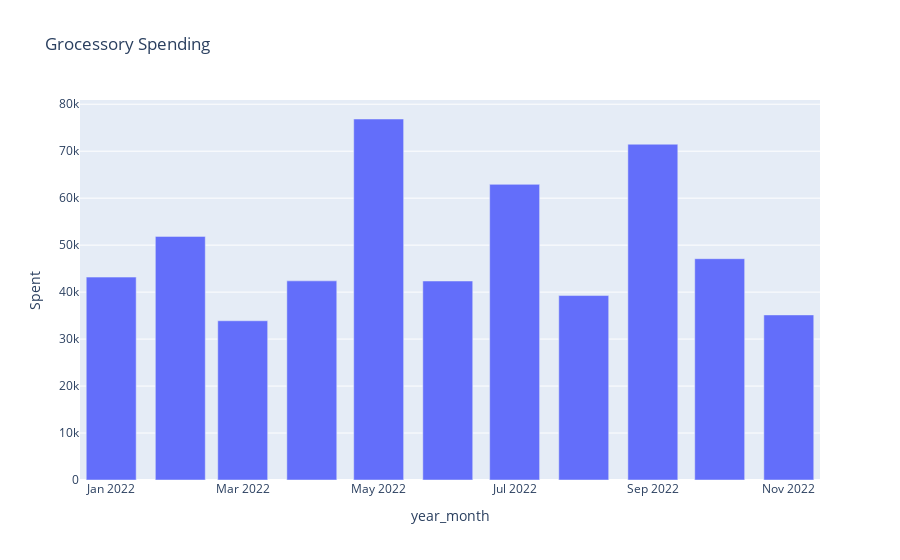

Notebook cell for this chart:
### Code cell
#convert pyspark DF to PandasDF(pdf) and then plot
pdf = grocesseries.toPandas()

import plotly                             #### You need to have pandas installed
import plotly.express as px               #to create interactive charts
import plotly.graph_objects as go

px.bar(pdf,x="year_month",y=pdf["Spent"],title="Grocessory Spending").show()

### Figure 1 — Plotly figure (JSON) as saved in the notebook; plotly's stock layout.template omitted (floating-point values rounded to 4 significant figures)
{"data": [{"alignmentgroup": "True", "hovertemplate": "year_month=%{x}<br>Spent=%{y}<extra></extra>", "legendgroup": "", "marker": {"color": "#636efa", "pattern": {"shape": ""}}, "name": "", "offsetgroup": "", "orientation": "v", "showlegend": false, "textposition": "auto", "type": "bar", "x": ["2022-01", "2022-02", "2022-03", "2022-04", "2022-05", "2022-06", "2022-07", "2022-08", "2022-09", "2022-10", "2022-11"], "xaxis": "x", "y": [43190, 51864, 33898, 42393, 76852, 42362, 62935, 39267, 71480, 47113, 35143], "yaxis": "y"}], "layout": {"barmode": "relative", "legend": {"tracegroupgap": 0}, "title": {"text": "Grocessory Spending"}, "xaxis": {"anchor": "y", "domain": [0, 1], "title": {"text": "year_month"}}, "yaxis": {"anchor": "x", "domain": [0, 1], "title": {"text": "Spent"}}}}
